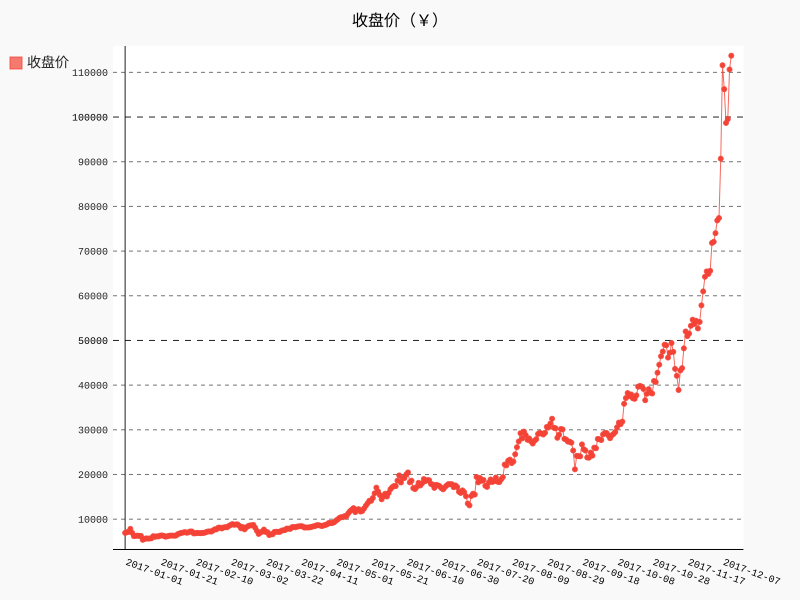

Source code (Python):
# learn python -- 17th day

""" 折线图_json文件_pygal """
import json
import pygal


# 将数据加载到一个字典中
filename = 'btc_close_2017.json'
with open(filename, 'r', encoding='utf-8') as f:
    btc_data = json.load(f)

# 读取数据
dates, months, weeks, weekdays, closes = [], [], [], [], []
for btc_dict in btc_data:
    dates.append(btc_dict['date'])
    months.append(int(btc_dict['month']))
    weeks.append(int(btc_dict['week']))
    weekdays.append(btc_dict['weekday'])
    # 注：数据类型不一，需先转化为浮点数
    closes.append(int(float(btc_dict['close'])))

# 创建图表对象
line_chart = pygal.Line(x_label_rotation=20, show_minor_x_labels=False)
line_chart.title = '收盘价（￥）'
line_chart.x_labels = dates
# x轴天数间隔20天
day_interval = 20
line_chart.x_labels_major = dates[::day_interval]
# 绘制
line_chart.add('收盘价', closes)
# 存入文件
line_chart.render_to_file('收盘价折线图.svg')
